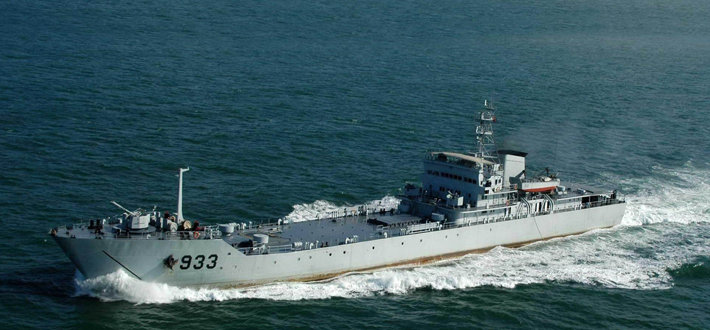
#> input picture data/valid/0001.jpg, 710 x 330 px
$ python -i valid_inception.py   (imports and definitions only)
#> lines starting #> are read from the running program, lines starting #| are printed output that depends on the picture
import tensorflow as tf
import tensorflow.contrib.slim as slim
import tensorflow.contrib.slim.nets as nets
import numpy as np
import os
import PIL
import matplotlib.pyplot as plt
#
# os.environ["CUDA_VISIBLE_DEVICES"] = "3"
# plt.switch_backend('agg')
# [1 line not run here, left out]
_BATCH_SIZE = 1
# [1 line that did not run here, left out]
# [1 line that did not run here, left out]
# [1 line that did not run here, left out]
# [1 line that did not run here, left out]
# [1 line that did not run here, left out]
# [1 line that did not run here, left out]


# [8 lines left out: function inception, not called in this run]


# [1 line that did not run here, left out]


# [1 line that did not run here, left out]

# [1 line that did not run here, left out]
# [1 line that did not run here, left out]

# [1 line not run here, left out]
# [1 line that did not run here, left out]
# [1 line not run here, left out]


def load_img(path):
#> called with path = '../../data/valid/0001.jpg'
    I = PIL.Image.open(path).convert('RGB')
#> I is the input picture: PIL image 710x330 RGB; mean R, G, B 64.6, 93.2, 100.7
    I = I.resize((299, 299)).crop((0, 0, 299, 299))
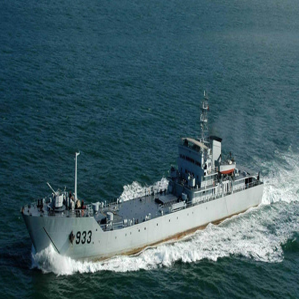
#> I: PIL image 299x299 RGB; mean R, G, B 64.6, 93.2, 100.7
    I = (np.asarray(I) / 255.0).astype(np.float32)
#> I: shape (299, 299, 3) float32
    return I[:, :, 0:3]


# [29 lines left out: functions get_gound_truth, get_rar_adv_iou, not called in this run]


from skimage.transform import resize


# [7 lines left out: function make_cam, not called in this run]


# [41 lines not run here, left out]

>>> result = load_img('../../data/valid/0001.jpg')
